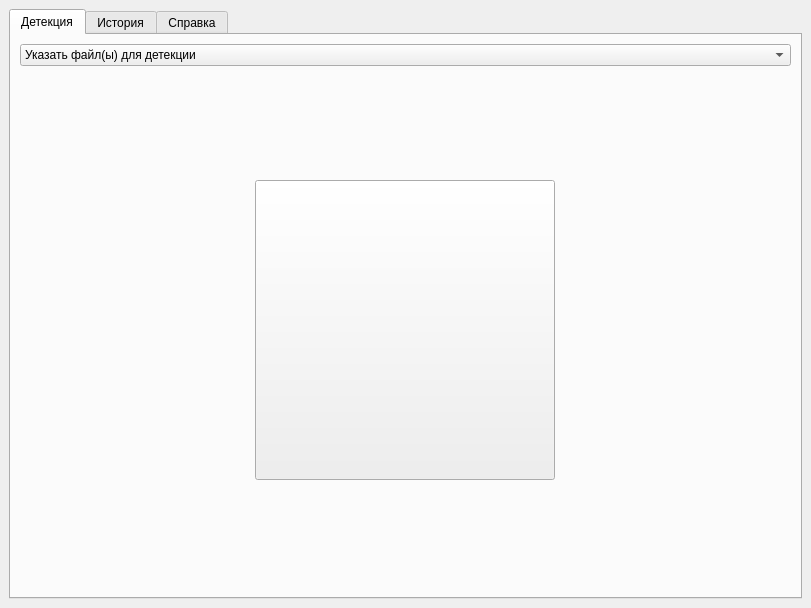
<?xml version="1.0" encoding="UTF-8"?>
<ui version="4.0">
 <class>MainWindow</class>
 <widget class="QMainWindow" name="MainWindow">
  <property name="geometry">
   <rect>
    <x>0</x>
    <y>0</y>
    <width>811</width>
    <height>608</height>
   </rect>
  </property>
  <property name="windowTitle">
   <string>MainWindow</string>
  </property>
  <widget class="QWidget" name="centralwidget">
   <layout class="QGridLayout" name="gridLayout_3">
    <item row="0" column="0">
     <widget class="QTabWidget" name="tabWidget">
      <property name="toolTip">
       <string/>
      </property>
      <property name="currentIndex">
       <number>0</number>
      </property>
      <widget class="QWidget" name="tab">
       <attribute name="title">
        <string>Детекция</string>
       </attribute>
       <layout class="QGridLayout" name="gridLayout">
        <item row="1" column="0">
         <widget class="QWidget" name="widget" native="true">
          <layout class="QGridLayout" name="gridLayout_2">
           <item row="0" column="0">
            <widget class="QToolButton" name="load_button">
             <property name="minimumSize">
              <size>
               <width>300</width>
               <height>300</height>
              </size>
             </property>
             <property name="toolTip">
              <string>Загрузить данные для детекции</string>
             </property>
             <property name="styleSheet">
              <string notr="true"/>
             </property>
             <property name="text">
              <string/>
             </property>
             <property name="icon">
              <iconset resource="resources.qrc">
               <normaloff>:/icons/icons/download.png</normaloff>:/icons/icons/download.png</iconset>
             </property>
             <property name="iconSize">
              <size>
               <width>64</width>
               <height>64</height>
              </size>
             </property>
            </widget>
           </item>
          </layout>
         </widget>
        </item>
        <item row="0" column="0">
         <widget class="QComboBox" name="comboBox">
          <property name="layoutDirection">
           <enum>Qt::LeftToRight</enum>
          </property>
          <item>
           <property name="text">
            <string>Указать файл(ы) для детекции</string>
           </property>
          </item>
          <item>
           <property name="text">
            <string>Указать путь до директории с файлами</string>
           </property>
          </item>
         </widget>
        </item>
       </layout>
      </widget>
      <widget class="QWidget" name="tab_2">
       <attribute name="title">
        <string>История</string>
       </attribute>
       <layout class="QGridLayout" name="gridLayout_4">
        <item row="0" column="0">
         <widget class="QScrollArea" name="scrollArea">
          <property name="widgetResizable">
           <bool>true</bool>
          </property>
          <widget class="QWidget" name="list_detections">
           <property name="geometry">
            <rect>
             <x>0</x>
             <y>0</y>
             <width>775</width>
             <height>543</height>
            </rect>
           </property>
          </widget>
         </widget>
        </item>
       </layout>
      </widget>
      <widget class="QWidget" name="tab_5">
       <attribute name="title">
        <string>Справка</string>
       </attribute>
       <layout class="QGridLayout" name="gridLayout_5">
        <item row="0" column="0">
         <widget class="QPlainTextEdit" name="reference"/>
        </item>
       </layout>
      </widget>
     </widget>
    </item>
   </layout>
  </widget>
 </widget>
 <resources>
  <include location="resources.qrc"/>
 </resources>
 <connections/>
</ui>
